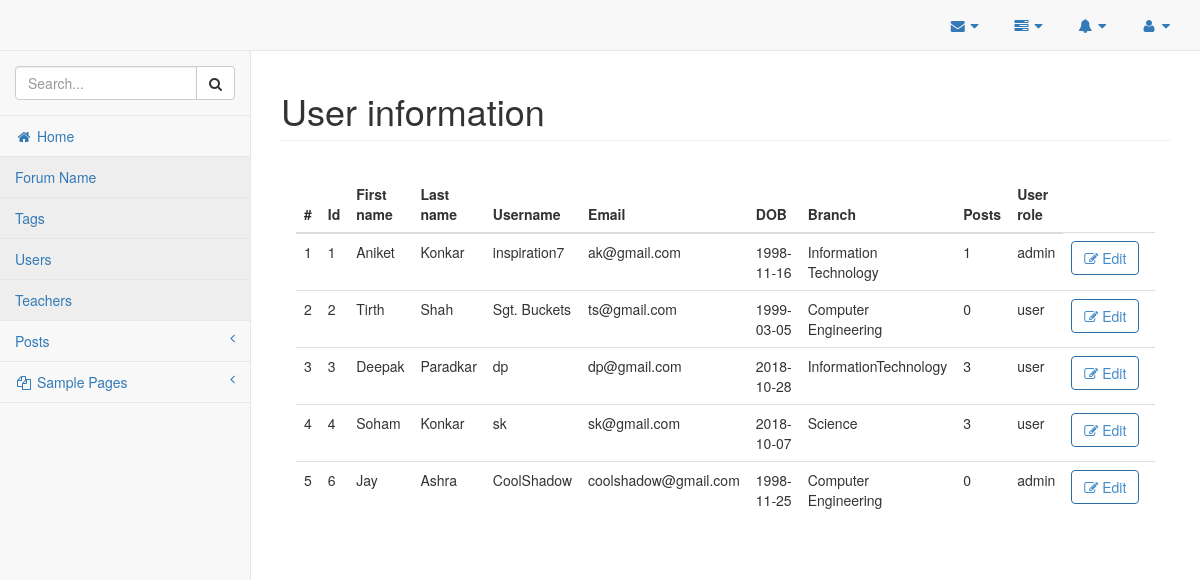
The page /admin/users.php (signed in) on the database its author committed.
### tables this page shows
CREATE TABLE `users` (
  `user_id` int(11) NOT NULL,
  `first_name` varchar(255) NOT NULL,
  `last_name` varchar(255) NOT NULL,
  `user_name` varchar(255) NOT NULL,
  `user_password` varchar(255) NOT NULL,
  `user_email` varchar(255) NOT NULL,
  `user_dob` date NOT NULL,
  `user_branch` varchar(255) NOT NULL,
  `user_posts` int(11) NOT NULL,
  `user_role` varchar(255) NOT NULL,
  `user_profile_img` text NOT NULL,
  `user_created_at` datetime NOT NULL,
  `is_deleted` bit(1) NOT NULL DEFAULT b'0',
  `deleted_by` int(11) NOT NULL,
  `deleted_at` datetime NOT NULL
);

### classes/Database.php (called while the page is built, shortened)
<?php
    class Database {
        private $servername;
        private $username;
        private $password;
        private $database;
        private $connection;
        public function __construct(){
            $this->servername = "localhost";
            $this->username = "aniket";
            $this->password = "aniket";
            $this->database = "forumdb";
        }
        public function connectDB(){
            $this->connection = new mysqli($this->servername, $this->username, $this->password, $this->database);
        }
        public function getConnection(){
            return $this->connection;
        }
    }
    $database = new Database();
?>

### classes/Users.php (called while the page is built, shortened)
<?php
	require_once("Database.php");
	class Users {
		private $connection;
		public function __construct() {
			global $database;
			$this->connection = $database->getConnection();
		}
		public function getAllUsers() {
			$sql = "SELECT * FROM users WHERE is_deleted = 0";
			$result_set = $this->connection->query($sql);
			return $result_set;
		}
	}
?>

### admin/users.php (the view, shortened to what this page needs)
<!DOCTYPE html>
<html lang="en">
    <?php
        require_once("../ui-elements/header.php");
        require_once("../classes/Users.php");
    ?>
    <body>
        <div id="wrapper">
            <?php
                require_once("../ui-elements/navigation.php");
            ?>
            <div id="page-wrapper">
                <div class="row">
                    <div class="col-lg-12">
                        <h1 class="page-header">User information</h1>
                    </div>
                </div>
                <div class="panel-body">
                    <div class="table-responsive">
                        <table class="table table-hover" id="users-table">
                            <thead>
                                <tr>
                                    <th>#</th>
                                    <th>Id</th>
                                    <th>First name</th>
                                    <th>Last name</th>
                                    <th>Username</th>
                                    <th>Email</th>
                                    <th>DOB</th>
                                    <th>Branch</th>
                                    <th>Posts</th>
                                    <th>User role</th>
                                </tr>
                            </thead>
                            <tbody class="hover-mine">
                                <?php
                                    $sr_no = 1;
                                    $users = new Users();
                                    $result_set = $users->getAllUsers();
                                    while($row = mysqli_fetch_assoc($result_set)){
                                        extract($row);
                                ?>
                                        <tr>
                                            <td><?php echo $sr_no; ?></td>
                                            <td><?php echo $user_id; ?></td>
                                            <td><?php echo $first_name; ?></td>
                                            <td><?php echo $last_name; ?></td>
                                            <td><?php echo $user_name; ?></td>
                                            <td><?php echo $user_email; ?></td>
                                            <td><?php echo $user_dob; ?></td>
                                            <td><?php echo $user_branch; ?></td>
                                            <td><?php echo $user_posts; ?></td>
                                            <td><?php echo $user_role; ?></td>
                                            <td><a class='btn btn-outline btn-primary'><span class='fa fa-pencil-square-o'></span> Edit</a></td>
                                            <td><a class='btn btn-outline btn-danger' onclick='deleteUserClicked(event, <?php echo $user_id; ?>, this);'><span class='fa fa-trash'></span> Delete</a></td>
                                        </tr>
                                <?php
                                        $sr_no++;
                                    }
                                ?>
                            </tbody>
                        </table>
                    </div>
                </div>
            </div>

### rows shown on the page
users: user_id "1", first_name "Aniket", last_name "Konkar", user_name "inspiration7", user_email "ak@gmail.com", user_dob "1998-11-16", user_branch "Information Technology", user_posts "1", user_role "admin"
users: user_id "2", first_name "Tirth", last_name "Shah", user_name "Sgt. Buckets", user_email "ts@gmail.com", user_dob "1999-03-05", user_branch "Computer Engineering", user_posts "0", user_role "user"
users: user_id "3", first_name "Deepak", last_name "Paradkar", user_name "dp", user_email "dp@gmail.com", user_dob "2018-10-28", user_branch "InformationTechnology", user_posts "3", user_role "user"
users: user_id "4", first_name "Soham", last_name "Konkar", user_name "sk", user_email "sk@gmail.com", user_dob "2018-10-07", user_branch "Science", user_posts "3", user_role "user"
users: user_id "6", first_name "Jay", last_name "Ashra", user_name "CoolShadow", user_email "coolshadow@gmail.com", user_dob "1998-11-25", user_branch "Computer Engineering", user_posts "0", user_role "admin"
